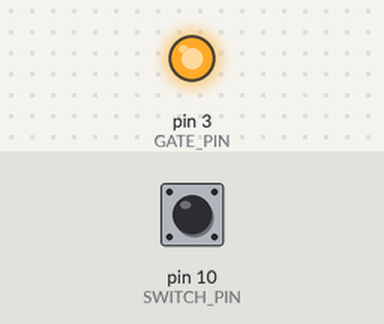
Simulated run of this sketch. Board: Arduino Uno, built with avr-gcc and run on an emulated ATmega328P. Shown: output pins drawn as LEDs (lit = HIGH). The inputs (shaded band) are chosen by the test bench; at power-on: pin 10 (SWITCH_PIN) HIGH.

Above: at 1.2 s.
1.3 s: pin 10 (SWITCH_PIN) pulled LOW for 0.15 s
At 1.37 s:
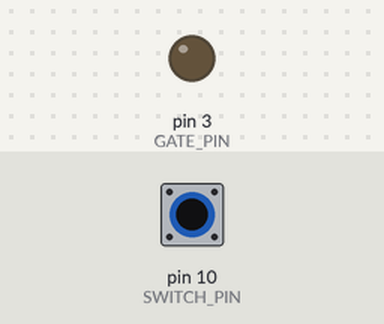
2.9 s: pin 10 (SWITCH_PIN) pulled LOW for 3.2 s
At 7.2 s:
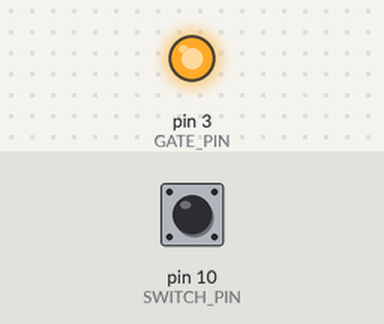
Timing chart, 0 to 8.7 s (numbered marks = the images above; inputs shaded):
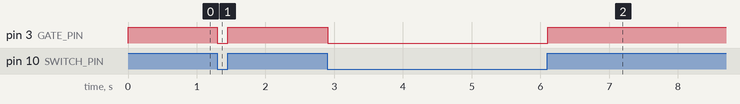

The sketch:

Motor.ino
```cpp
#define GATE_PIN 3
#define SWITCH_PIN 10

void setup() {
  // put your setup code here, to run once:
  pinMode(GATE_PIN, OUTPUT);
  pinMode(SWITCH_PIN, INPUT);
}

void loop() {
  digitalWrite(GATE_PIN, digitalRead(SWITCH_PIN));
  delay(10);
}
```

Measured:
- after the input at 1.3 s, pin 3 (GATE_PIN): HIGH → LOW at once, → HIGH 0.15 s later
- after the input at 2.9 s, pin 3 (GATE_PIN): HIGH → LOW at once, → HIGH 3.2 s later
